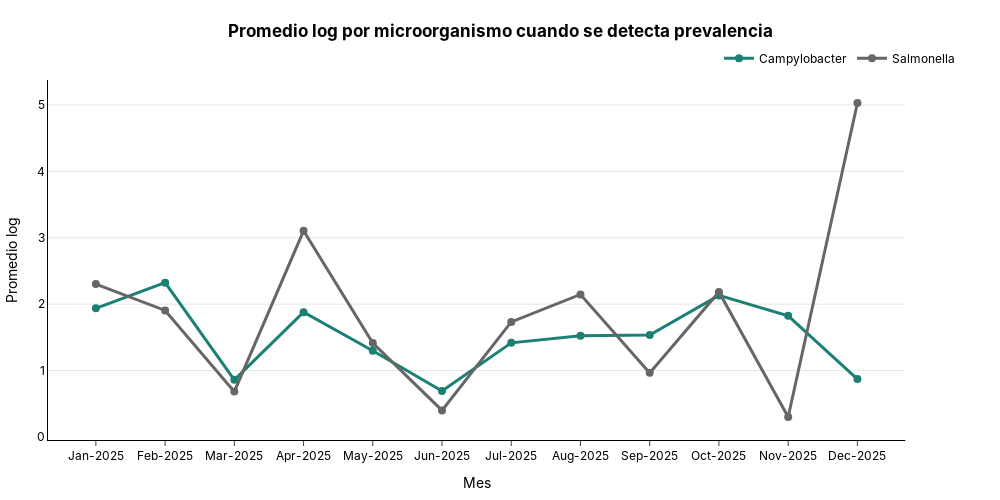

The cell this chart's notebook holds for it:
### Code cell
plot_line(
    df=result_group[result_group['etapa']=='salida chiller'],
    x_col='month',
    y_col='avg_log_result',
    group_col='microorganismo',
    order_x=['Jan-2025', 'Feb-2025', 'Mar-2025', 'Apr-2025', 'May-2025',
       'Jun-2025', 'Jul-2025', 'Aug-2025', 'Sep-2025', 'Oct-2025',
       'Nov-2025', 'Dec-2025', 'Jan-2026'],
    x_title='Mes',
    y_title='Promedio log',
    title='Promedio log por microorganismo cuando se detecta prevalencia'
)

### Figure 1 — Plotly figure (JSON) as saved in the notebook; plotly's stock layout.template omitted (floating-point values rounded to 4 significant figures)
{"data": [{"hovertemplate": "<b>month:</b> %{x}<br><b>Campylobacter:</b> %{y:.1f}<br><extra></extra>", "line": {"color": "#1C8074", "shape": "linear", "width": 3}, "marker": {"color": "#1C8074", "size": 8}, "mode": "lines+markers", "name": "Campylobacter", "type": "scatter", "x": ["Jan-2025", "Feb-2025", "Mar-2025", "Apr-2025", "May-2025", "Jun-2025", "Jul-2025", "Aug-2025", "Sep-2025", "Oct-2025", "Nov-2025", "Dec-2025"], "xaxis": "x", "y": [1.938, 2.324, 0.8602, 1.88, 1.299, 0.6928, 1.417, 1.524, 1.534, 2.132, 1.825, 0.8726], "yaxis": "y"}, {"hovertemplate": "<b>month:</b> %{x}<br><b>Salmonella:</b> %{y:.1f}<br><extra></extra>", "line": {"color": "#666666", "shape": "linear", "width": 3}, "marker": {"color": "#666666", "size": 8}, "mode": "lines+markers", "name": "Salmonella", "type": "scatter", "x": ["Jan-2025", "Feb-2025", "Mar-2025", "Apr-2025", "May-2025", "Jun-2025", "Jul-2025", "Aug-2025", "Sep-2025", "Oct-2025", "Nov-2025", "Dec-2025"], "xaxis": "x", "y": [2.302, 1.905, 0.6835, 3.105, 1.415, 0.4005, 1.732, 2.146, 0.9655, 2.185, 0.301, 5.029], "yaxis": "y"}], "layout": {"font": {"color": "black", "family": "Inter, Arial, sans-serif"}, "height": 500, "hovermode": "x unified", "legend": {"orientation": "h", "x": 1, "xanchor": "right", "y": 1.02, "yanchor": "bottom"}, "margin": {"b": 40, "l": 40, "r": 40, "t": 80}, "paper_bgcolor": "rgba(0,0,0,0)", "plot_bgcolor": "rgba(0,0,0,0)", "title": {"text": "<b>Promedio log por microorganismo cuando se detecta prevalencia<b>", "x": 0.5, "xanchor": "center", "y": 0.95, "yanchor": "top"}, "width": 1000, "xaxis": {"anchor": "y", "domain": [0, 0.94], "linecolor": "black", "linewidth": 1, "showline": true, "ticks": "outside", "title": {"text": "Mes"}}, "yaxis": {"anchor": "x", "domain": [0, 1], "gridcolor": "rgba(0,0,0,0.1)", "linecolor": "black", "linewidth": 1, "showgrid": true, "showline": true, "title": {"text": "Promedio log"}}, "yaxis2": {"anchor": "x", "overlaying": "y", "side": "right"}}}
